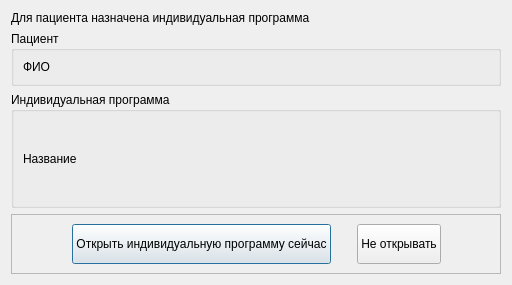
<?xml version="1.0" encoding="UTF-8"?>
<ui version="4.0">
 <class>OpenPersonalProgramDialog</class>
 <widget class="QDialog" name="OpenPersonalProgramDialog">
  <property name="geometry">
   <rect>
    <x>0</x>
    <y>0</y>
    <width>512</width>
    <height>285</height>
   </rect>
  </property>
  <property name="windowTitle">
   <string>Запрос</string>
  </property>
  <layout class="QVBoxLayout" name="verticalLayout_2">
   <item>
    <widget class="QLabel" name="lblMainInfo">
     <property name="sizePolicy">
      <sizepolicy hsizetype="Preferred" vsizetype="Fixed">
       <horstretch>0</horstretch>
       <verstretch>0</verstretch>
      </sizepolicy>
     </property>
     <property name="text">
      <string>Для пациента назначена индивидуальная программа</string>
     </property>
    </widget>
   </item>
   <item>
    <widget class="QGroupBox" name="gbPatient">
     <property name="sizePolicy">
      <sizepolicy hsizetype="Preferred" vsizetype="Fixed">
       <horstretch>0</horstretch>
       <verstretch>0</verstretch>
      </sizepolicy>
     </property>
     <property name="title">
      <string>Пациент</string>
     </property>
     <layout class="QVBoxLayout" name="verticalLayout">
      <item>
       <widget class="QLabel" name="lblFio">
        <property name="text">
         <string>ФИО</string>
        </property>
       </widget>
      </item>
     </layout>
    </widget>
   </item>
   <item>
    <widget class="QGroupBox" name="gbPP">
     <property name="title">
      <string>Индивидуальная программа</string>
     </property>
     <layout class="QHBoxLayout" name="horizontalLayout_2">
      <item>
       <widget class="QLabel" name="lblPPName">
        <property name="text">
         <string>Название</string>
        </property>
       </widget>
      </item>
      <item>
       <widget class="QLabel" name="lblPPImage">
        <property name="sizePolicy">
         <sizepolicy hsizetype="Fixed" vsizetype="Preferred">
          <horstretch>0</horstretch>
          <verstretch>0</verstretch>
         </sizepolicy>
        </property>
        <property name="text">
         <string/>
        </property>
       </widget>
      </item>
     </layout>
    </widget>
   </item>
   <item>
    <widget class="QFrame" name="frButtons">
     <property name="sizePolicy">
      <sizepolicy hsizetype="Preferred" vsizetype="Fixed">
       <horstretch>0</horstretch>
       <verstretch>0</verstretch>
      </sizepolicy>
     </property>
     <property name="minimumSize">
      <size>
       <width>0</width>
       <height>60</height>
      </size>
     </property>
     <property name="frameShape">
      <enum>QFrame::StyledPanel</enum>
     </property>
     <property name="frameShadow">
      <enum>QFrame::Raised</enum>
     </property>
     <layout class="QHBoxLayout" name="horizontalLayout">
      <item>
       <spacer name="horizontalSpacer">
        <property name="orientation">
         <enum>Qt::Horizontal</enum>
        </property>
        <property name="sizeHint" stdset="0">
         <size>
          <width>40</width>
          <height>20</height>
         </size>
        </property>
       </spacer>
      </item>
      <item>
       <widget class="QPushButton" name="btnAccept">
        <property name="sizePolicy">
         <sizepolicy hsizetype="Minimum" vsizetype="Preferred">
          <horstretch>0</horstretch>
          <verstretch>0</verstretch>
         </sizepolicy>
        </property>
        <property name="text">
         <string>Открыть индивидуальную программу сейчас</string>
        </property>
       </widget>
      </item>
      <item>
       <spacer name="horizontalSpacer_3">
        <property name="orientation">
         <enum>Qt::Horizontal</enum>
        </property>
        <property name="sizeType">
         <enum>QSizePolicy::Fixed</enum>
        </property>
        <property name="sizeHint" stdset="0">
         <size>
          <width>20</width>
          <height>20</height>
         </size>
        </property>
       </spacer>
      </item>
      <item>
       <widget class="QPushButton" name="btnCancel">
        <property name="sizePolicy">
         <sizepolicy hsizetype="Minimum" vsizetype="Preferred">
          <horstretch>0</horstretch>
          <verstretch>0</verstretch>
         </sizepolicy>
        </property>
        <property name="text">
         <string>Не открывать</string>
        </property>
       </widget>
      </item>
      <item>
       <spacer name="horizontalSpacer_2">
        <property name="orientation">
         <enum>Qt::Horizontal</enum>
        </property>
        <property name="sizeHint" stdset="0">
         <size>
          <width>40</width>
          <height>20</height>
         </size>
        </property>
       </spacer>
      </item>
     </layout>
    </widget>
   </item>
  </layout>
 </widget>
 <resources/>
 <connections>
  <connection>
   <sender>btnAccept</sender>
   <signal>clicked()</signal>
   <receiver>OpenPersonalProgramDialog</receiver>
   <slot>accept()</slot>
   <hints>
    <hint type="sourcelabel">
     <x>189</x>
     <y>244</y>
    </hint>
    <hint type="destinationlabel">
     <x>466</x>
     <y>72</y>
    </hint>
   </hints>
  </connection>
  <connection>
   <sender>btnCancel</sender>
   <signal>clicked()</signal>
   <receiver>OpenPersonalProgramDialog</receiver>
   <slot>reject()</slot>
   <hints>
    <hint type="sourcelabel">
     <x>262</x>
     <y>239</y>
    </hint>
    <hint type="destinationlabel">
     <x>467</x>
     <y>107</y>
    </hint>
   </hints>
  </connection>
 </connections>
</ui>
